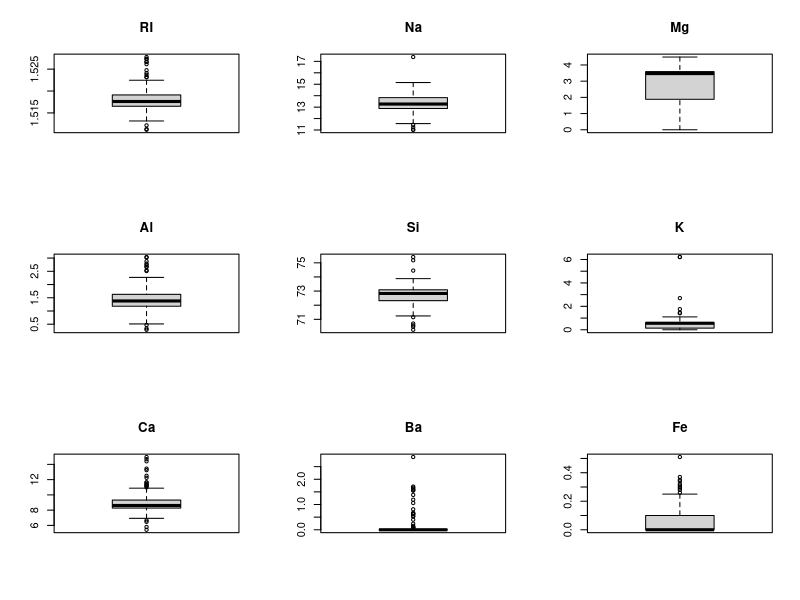
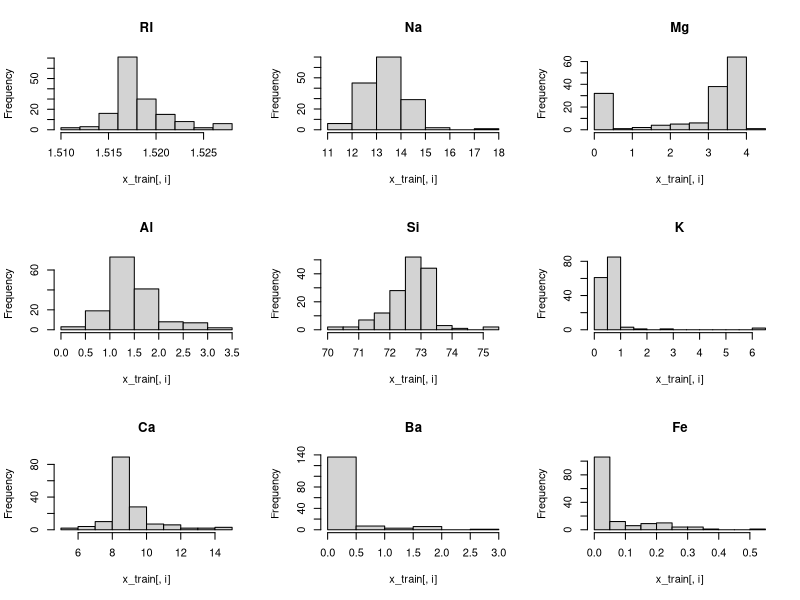
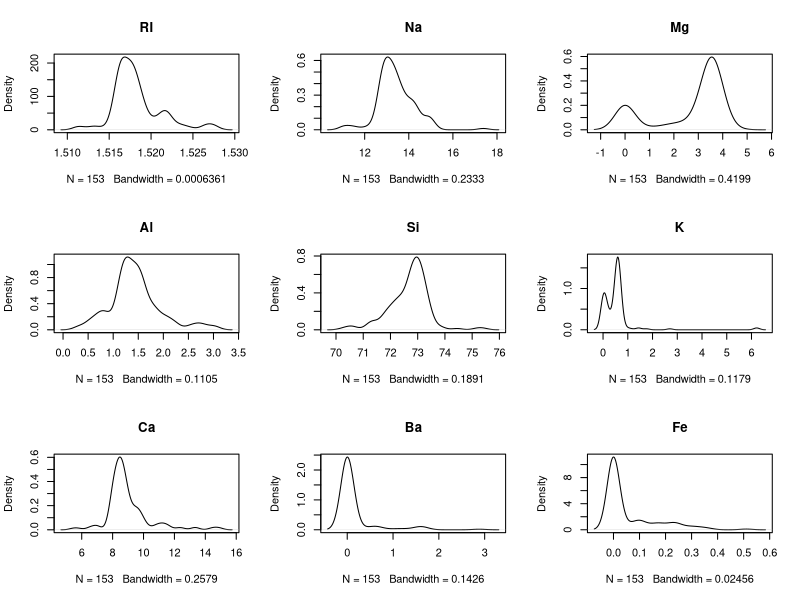
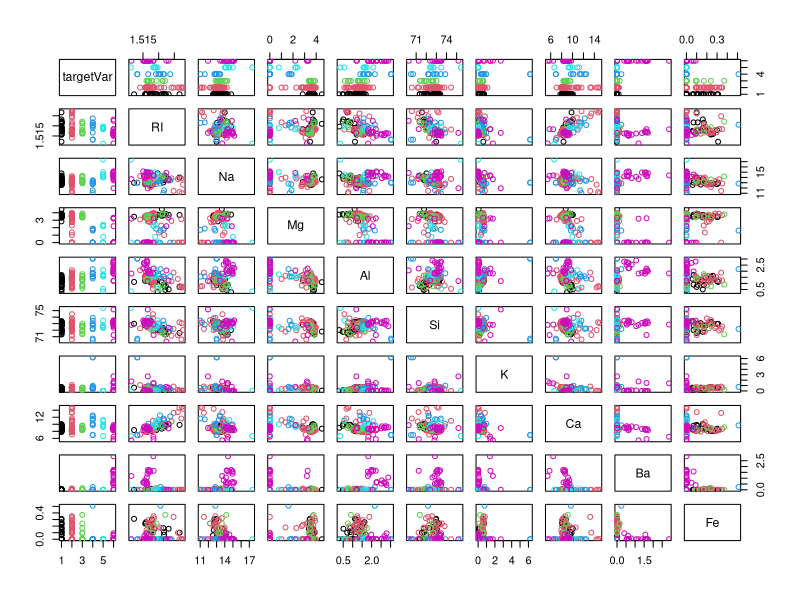
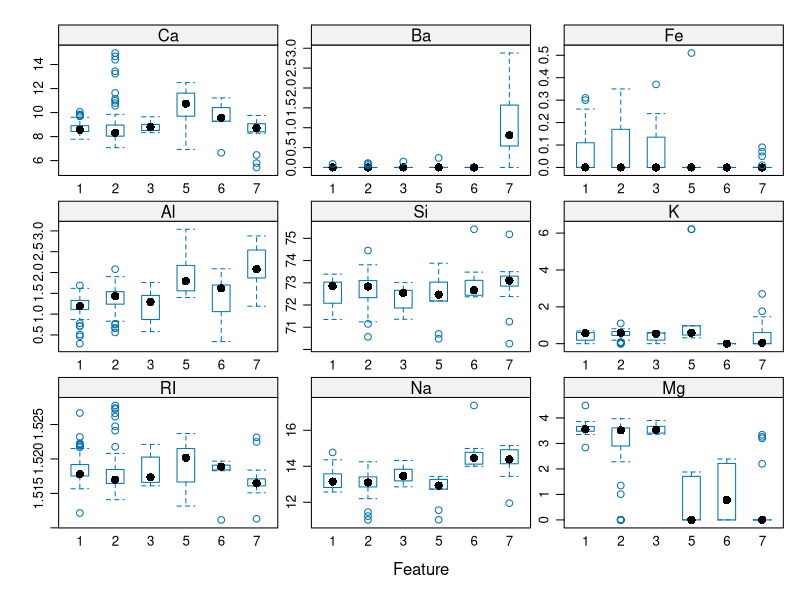
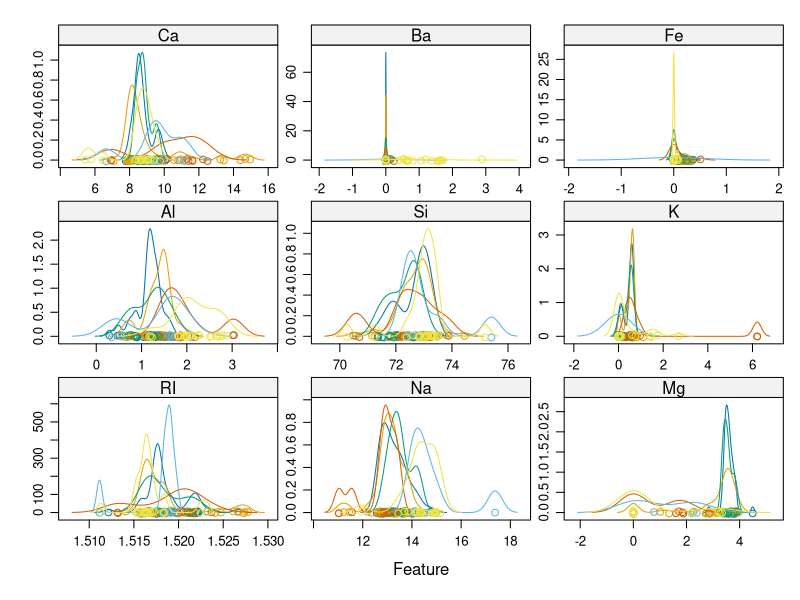
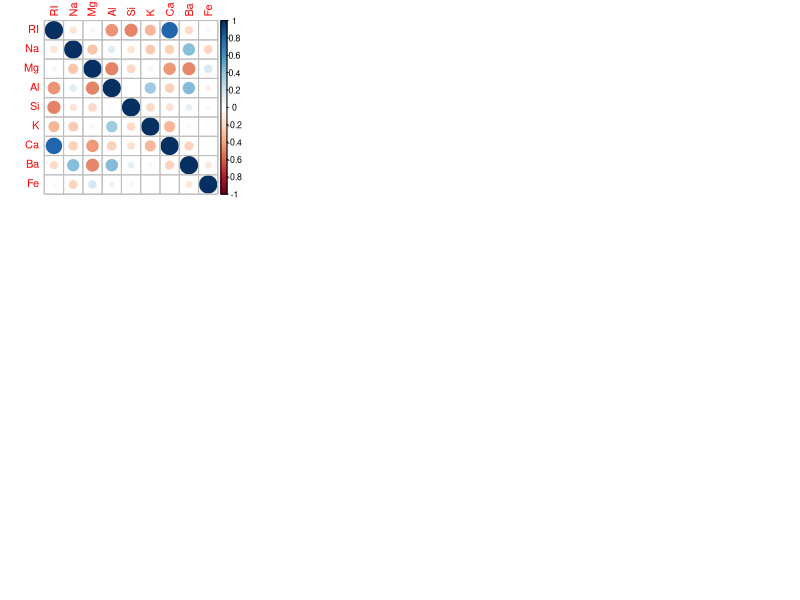

Reproduce these figures in R, in order. (Note: this script raises an error after producing the figures.)
## ---- chunk 1
knitr::opts_chunk$set(echo = TRUE)
## ---- chunk 2
startTimeScript <- proc.time()
library(caret)
library(corrplot)
library(parallel)
library(mlbench)

# Create one random seed number for reproducible results
seedNum <- 888
set.seed(seedNum)
## ---- chunk 3
#entireDataset <- read.csv("some_dataset.csv", header= TRUE, stringsAsFactors = FALSE)
data(Glass)
originalDataset <- Glass

# Different ways of reading and processing the input dataset. Saving these for future references.
#x_train <- read.fwf("X_train.txt", widths = widthVector, col.names = colNames)
#y_train <- read.csv("y_train.txt", header = FALSE, col.names = c("targetVar"))
#y_train$targetVar <- as.factor(y_train$targetVar)
#xy_train <- cbind(x_train, y_train)
## ---- chunk 4
# Use variable totCol to hold the number of columns in the dataframe
totCol <- ncol(originalDataset)

# Set up variable totAttr for the total number of attribute columns
totAttr <- totCol-1
## ---- chunk 5
# targetCol variable indicates the column location of the target/class variable
# If the first column, set targetCol to 1. If the last column, set targetCol to totCol
# if (targetCol <> 1) and (targetCol <> totCol), be aware when slicing up the dataframes for visualization! 
targetCol <- totCol
colnames(originalDataset)[targetCol] <- "targetVar"
## ---- chunk 6
# We create training datasets (xy_train, x_train, y_train) for various operations.
# We create validation datasets (xy_test, x_test, y_test) for various operations.
set.seed(seedNum)

# Create a list of the rows in the original dataset we can use for training
training_index <- createDataPartition(originalDataset$targetVar, p=0.70, list=FALSE)
# Use 70% of the data to train the models and the remaining for testing/validation
xy_train <- originalDataset[training_index,]
xy_test <- originalDataset[-training_index,]

if (targetCol==1) {
x_train <- xy_train[,(targetCol+1):totCol]
y_train <- xy_train[,targetCol]
y_test <- xy_test[,targetCol]
} else {
x_train <- xy_train[,1:(totAttr)]
y_train <- xy_train[,totCol]
y_test <- xy_test[,totCol]
}
## ---- chunk 7
# Set up the number of row and columns for visualization display. dispRow * dispCol should be >= totAttr
dispCol <- 3
if (totAttr%%dispCol == 0) {
dispRow <- totAttr%/%dispCol
} else {
dispRow <- (totAttr%/%dispCol) + 1
}
cat("Will attempt to create graphics grid (col x row): ", dispCol, ' by ', dispRow)
## ---- chunk 8
# Run algorithms using 10-fold cross validation
control <- trainControl(method="repeatedcv", number=10, repeats=3)
metricTarget <- "Accuracy"
## ---- chunk 9
head(xy_train)
## ---- chunk 10
dim(xy_train)
## ---- chunk 11
sapply(xy_train, class)
## ---- chunk 12
summary(xy_train)
## ---- chunk 13
cbind(freq=table(y_train), percentage=prop.table(table(y_train))*100)
## ---- chunk 14
sapply(xy_train, function(x) sum(is.na(x)))
## ---- chunk 15
# Boxplots for each attribute
par(mfrow=c(dispRow,dispCol))
for(i in 1:totAttr) {
	boxplot(x_train[,i], main=names(x_train)[i])
}
## ---- chunk 16
# Histograms each attribute
par(mfrow=c(dispRow,dispCol))
for(i in 1:totAttr) {
	hist(x_train[,i], main=names(x_train)[i])
}
## ---- chunk 17
# Density plot for each attribute
par(mfrow=c(dispRow,dispCol))
for(i in 1:totAttr) {
	plot(density(x_train[,i]), main=names(x_train)[i])
}
## ---- chunk 18
# Scatterplot matrix colored by class
pairs(targetVar~., data=xy_train, col=xy_train$targetVar)
## ---- chunk 19
# Box and whisker plots for each attribute by class
scales <- list(x=list(relation="free"), y=list(relation="free"))
featurePlot(x=x_train, y=y_train, plot="box", scales=scales)
## ---- chunk 20
# Density plots for each attribute by class value
featurePlot(x=x_train, y=y_train, plot="density", scales=scales)
## ---- chunk 21
# Correlation plot
correlations <- cor(x_train)
corrplot(correlations, method="circle")
## ---- chunk 22
# Not applicable for this iteration of the project.

# Mark missing values
#invalid <- 0
#entireDataset$some_col[entireDataset$some_col==invalid] <- NA

# Impute missing values
#entireDataset$some_col <- with(entireDataset, impute(some_col, mean))
## ---- chunk 23
# Not applicable for this iteration of the project.
## ---- chunk 24
# Not applicable for this iteration of the project.
## ---- chunk 25
proc.time()-startTimeScript
## ---- chunk 26
# Linear Discriminant Analysis (Classification)
startTimeModule <- proc.time()
set.seed(seedNum)
fit.lda <- train(targetVar~., data=xy_train, method="lda", metric=metricTarget, trControl=control)
print(fit.lda)
proc.time()-startTimeModule
## ---- chunk 27
# Decision Tree - CART (Regression/Classification)
startTimeModule <- proc.time()
set.seed(seedNum)
fit.cart <- train(targetVar~., data=xy_train, method="rpart", metric=metricTarget, trControl=control)
print(fit.cart)
proc.time()-startTimeModule
## ---- chunk 28
# k-Nearest Neighbors (Regression/Classification)
startTimeModule <- proc.time()
set.seed(seedNum)
fit.knn <- train(targetVar~., data=xy_train, method="knn", metric=metricTarget, trControl=control)
print(fit.knn)
proc.time()-startTimeModule
## ---- chunk 29
# Support Vector Machine (Regression/Classification)
startTimeModule <- proc.time()
set.seed(seedNum)
fit.svm <- train(targetVar~., data=xy_train, method="svmRadial", metric=metricTarget, trControl=control)
print(fit.svm)
proc.time()-startTimeModule
## ---- chunk 30
# Bagged CART (Regression/Classification)
startTimeModule <- proc.time()
set.seed(seedNum)
fit.bagcart <- train(targetVar~., data=xy_train, method="treebag", metric=metricTarget, trControl=control)
print(fit.bagcart)
proc.time()-startTimeModule
## ---- chunk 31
# Random Forest (Regression/Classification)
startTimeModule <- proc.time()
set.seed(seedNum)
fit.rf <- train(targetVar~., data=xy_train, method="rf", metric=metricTarget, trControl=control)
print(fit.rf)
proc.time()-startTimeModule
## ---- chunk 32
# Stochastic Gradient Boosting (Regression/Classification)
startTimeModule <- proc.time()
set.seed(seedNum)
fit.gbm <- train(targetVar~., data=xy_train, method="gbm", metric=metricTarget, trControl=control, verbose=F)
print(fit.gbm)
proc.time()-startTimeModule
## ---- chunk 33
results <- resamples(list(LDA=fit.lda, CART=fit.cart, kNN=fit.knn, SVM=fit.svm, BagCART=fit.bagcart, RF=fit.rf, GBM=fit.gbm))
summary(results)
dotplot(results)
cat('The average accuracy from all models is:',
    mean(c(results$values$`LDA~Accuracy`,results$values$`CART~Accuracy`,results$values$`kNN~Accuracy`,results$values$`SVM~Accuracy`,results$values$`BagCART~Accuracy`,results$values$`RF~Accuracy`,results$values$`GBM~Accuracy`)))
## ---- chunk 34
# Tuning algorithm #1 - Bagged CART
startTimeModule <- proc.time()
set.seed(seedNum)
fit.final1 <- fit.bagcart
print(fit.final1)
proc.time()-startTimeModule
## ---- chunk 35
# Tuning algorithm #2 - Random Forest
startTimeModule <- proc.time()
set.seed(seedNum)
grid <- expand.grid(mtry = c(1:5))
fit.final2 <- train(targetVar~., data=xy_train, method="rf", metric=metricTarget, tuneGrid=grid, trControl=control)
plot(fit.final2)
print(fit.final2)
proc.time()-startTimeModule
## ---- chunk 36
# Tuning algorithm #3 - Stochastic Gradient Boosting
startTimeModule <- proc.time()
set.seed(seedNum)
grid <- expand.grid(.n.trees=c(100, 200, 300), .shrinkage=0.1, .interaction.depth=c(1, 2, 3), .n.minobsinnode=10)
fit.final3 <- train(targetVar~., data=xy_train, method="gbm", metric=metricTarget, tuneGrid=grid, trControl=control, verbose=F)
plot(fit.final3)
print(fit.final3)
proc.time()-startTimeModule
## ---- chunk 37
results <- resamples(list(BAGCART=fit.final1, RF=fit.final2, GBM=fit.final3))
summary(results)
dotplot(results)
## ---- chunk 38
predictions <- predict(fit.final2, newdata=xy_test)
confusionMatrix(predictions, y_test)
## ---- chunk 39
startTimeModule <- proc.time()
library(randomForest)
set.seed(seedNum)
finalModel <- randomForest(targetVar~., xy_train, mtry=4, na.action=na.omit)
summary(finalModel)
proc.time()-startTimeModule
## ---- chunk 40
#saveRDS(finalModel, "./finalModel_MultiClass.rds")
## ---- chunk 41
proc.time()-startTimeScript
